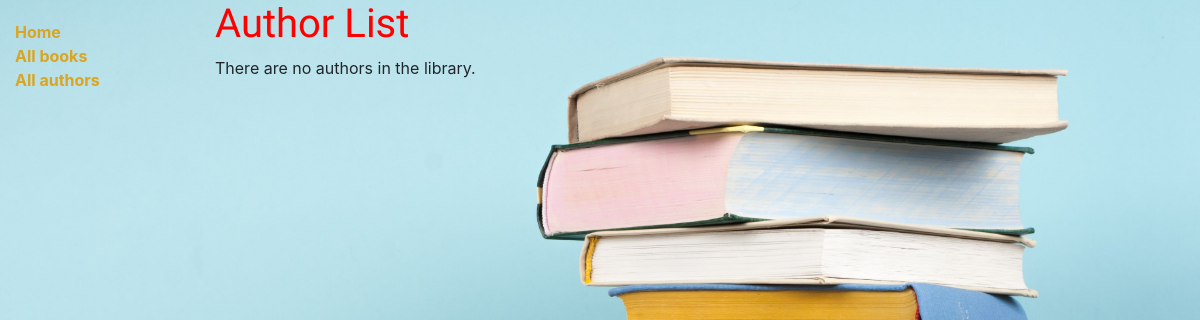
Page /catalog/authors/ on the earlier database version.
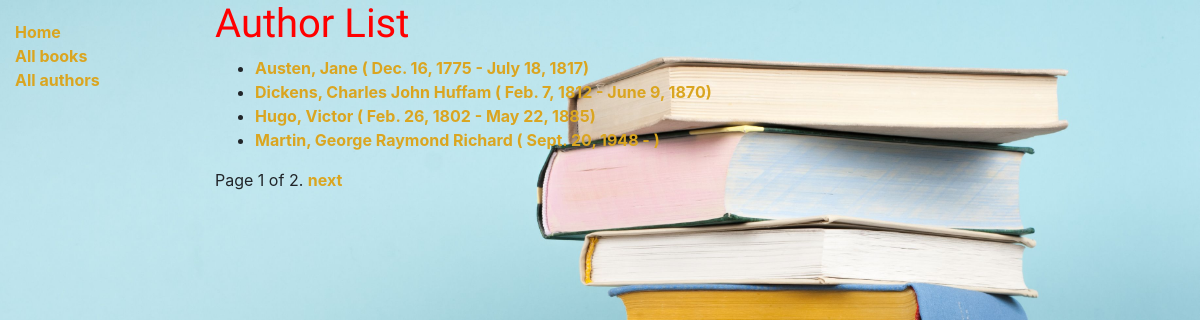
Same page on the later database version.
### catalog/models.py (models this page shows, shortened)
class Author(models.Model):
    first_name = models.CharField(max_length=100)
    last_name = models.CharField(max_length=100)
    Nationality = models.CharField(max_length=100, null=True)
    date_of_birth = models.DateField(null=True, blank=True)
    date_of_death = models.DateField('Died', null=True, blank=True)
    class Meta:
        ordering = ['last_name', 'first_name']
    def get_absolute_url(self):
        return reverse('author-detail', args=[str(self.id)])

### catalog/views.py (the view)
# urls.py: path('authors/', views.AuthorListView.as_view(), name='authors'),
class AuthorListView(generic.ListView):
    model = Author
    paginate_by = 4

### catalog/templates/catalog/author_list.html
{% extends "base_generic.html" %}
{% block content %}
  <h1>Author List</h1>
  {% if author_list %}
  <ul>
    {% for author in author_list %}
      <li>
        <a href="{{ author.get_absolute_url }}">
            {{author.last_name}},
            {{author.first_name}} ({% if author.date_of_birth %}
            {{author.date_of_birth}}{% endif %} - {% if author.date_of_death %}{{author.date_of_death}}{% endif %})
        </a>
      </li>
    {% endfor %}
  </ul>
  {% else %}
    <p>There are no authors in the library.</p>
  {% endif %}
{% endblock content %}

### catalog/templates/base_generic.html (shortened to what this page needs)
<!DOCTYPE html>
<html lang="en">
<head>
  <link rel="stylesheet" href="https://cdn.jsdelivr.net/npm/bootstrap@4.5.3/dist/css/bootstrap.min.css">
  {% load static %}
  <link rel="stylesheet" href="{% static 'css/styles.css' %}">
</head>
<body>
  <div class="container-fluid">
    <div class="row">
      <div class="col-sm-2">
      {% block sidebar %}
        <ul class="sidebar-nav">
          <li><a href="{% url 'index' %}">Home</a></li>
          <li><a href="{% url 'books' %}">All books</a></li>
          <li><a href="{% url 'authors' %}">All authors</a></li>
        </ul>
     {% endblock %}
      </div>
      <div class="col-sm-10 ">{% block content %}{% endblock %}{% block pagination %}
        {% if is_paginated %}
            <div class="pagination">
                <span class="page-links">
                    <span class="page-current">
                        Page {{ page_obj.number }} of {{ page_obj.paginator.num_pages }}.
                    </span>
                    {% if page_obj.has_next %}
                        <a href="{{ request.path }}?page={{ page_obj.next_page_number }}">next</a>
                    {% endif %}
                </span>
            </div>
        {% endif %}
      {% endblock %}</div>
    </div>
  </div>
</body>
</html>

### catalog/static/css/styles.css (style rules this page uses)
.sidebar-nav { margin-top: 20px; padding: 0; list-style: none; height: 100%; }
body { background-image: url(images/iStock.jpg); background-size: cover; }
h1 { color: red; font-family: 'Lobster', cursive; }
a { color: goldenrod; font-weight: bold; }

Differences in the rows shown:
added Author: last_name "Austen", first_name "Jane", date_of_birth "Dec. 16, 1775", date_of_death "July 18, 1817"
added Author: last_name "Dickens", first_name "Charles John Huffam", date_of_birth "Feb. 7, 1812", date_of_death "June 9, 1870"
added Author: last_name "Hugo", first_name "Victor", date_of_birth "Feb. 26, 1802", date_of_death "May 22, 1885"
added Author: last_name "Martin", first_name "George Raymond Richard", date_of_birth "Sept. 20, 1948"
Other differences:
{{ page_obj.number }}: (not shown) → "1"
{{ page_obj.paginator.num_pages }}: (not shown) → "2"
text no longer shown: "There are no authors in the library."
text now shown: "Page of . next"
